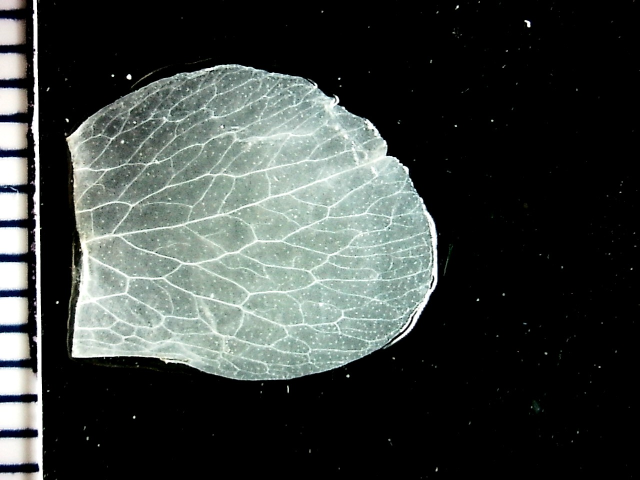
#> input picture example_dataset/F1P111_Vein_Side1_200731.jpg, 1280 x 960 px, given in place of F1P111_Spot_Side1_200730.JPG, which was not available (shown at 1/2 size)
$ python image_shapes.py   (older library calls are emulated)
#> lines starting #> are read from the running program, lines starting #| are printed output that depends on the picture; after the words box and inside, x2 and y2 are one past the last pixel; in counts of white or black regions, pixels touching at a corner belong together; pictures that were not available may be replaced by others from this repository, and a replacement may not be noted
import sys
import os
import cv2
import numpy as np
from skimage import io
import JSON_functions as JSONfunc
from matplotlib import pyplot as plt
import image_utilities as img_util


"""
tools for extracting shapes
"""

def get_image_kmeans(image, k):
    Z = image.reshape((-1,3))
    Z = np.float32(Z)
    criteria = (cv2.TERM_CRITERIA_EPS + cv2.TERM_CRITERIA_MAX_ITER, 10, 1.0)
    K = int(k)
    ret,label,center=cv2.kmeans(Z,K,None,criteria,10,cv2.KMEANS_RANDOM_CENTERS)
    center = np.uint8(center)
    res = center[label.flatten()]
    res2 = res.reshape((image.shape))
    return res2

# [27 lines left out: functions process_image, flood_fill, not called in this run]


def get_petal_shape(im):
    #Convert image to HSV color format for easier clustering
    im = cv2.GaussianBlur(im, (5, 5), 0)
    im = cv2.cvtColor(im, cv2.COLOR_RGB2HSV)
    kmeans = get_image_kmeans(im, 3)
    #Assume that the cluster of the top-right corner is the background cluster
    background = kmeans[0][0]
    foreground_mask = cv2.bitwise_not(cv2.inRange(kmeans, background, background))
    #find the largest connectComponentMask to see

    label_count, labels, stats, centroids = cv2.connectedComponentsWithStats(foreground_mask, 4, cv2.CV_32S)

    sizes = stats[:,-1]

    max_label = 1

    max_size = sizes[1]
    for i in range(2, label_count):
        if sizes[i] > max_size:
            max_label = i
            max_size = sizes[i]
    petal_label = np.array([max_label])
    petal = cv2.inRange(labels, petal_label, petal_label)

    return petal

# [109 lines left out: functions petal_shape_fromBB, get_filtered_vein_shape, get_vein_shape, tobacco_analysis, not called in this run]


def main():
#    img_name = '/home/rajt/Desktop/Pipeline_Dataset_Test/F1P115_Vein_Side1_200802.jpg'
    #img_name = '/home/paxto/Desktop/Code/Capstone/PigmentSpotting/PigmentSpotting/data/Pipeline_Dataset_Test/F1P111_Vein_Center_200731.jpg'
    img_name = r'C:\Users\paxto\Desktop\Code\Capstone\PigmentSpotting\PigmentSpotting\example_dataset\F1P111_Spot_Side1_200730.JPG'
    im = cv2.imread(img_name)
#> im is the input picture: shape (960, 1280, 3); mean B, G, R 62.4, 65.2, 59.6
    print(im.shape)
#| (960, 1280, 3)
    big_im = cv2.resize(im, (0,0), fx=2, fy=2)
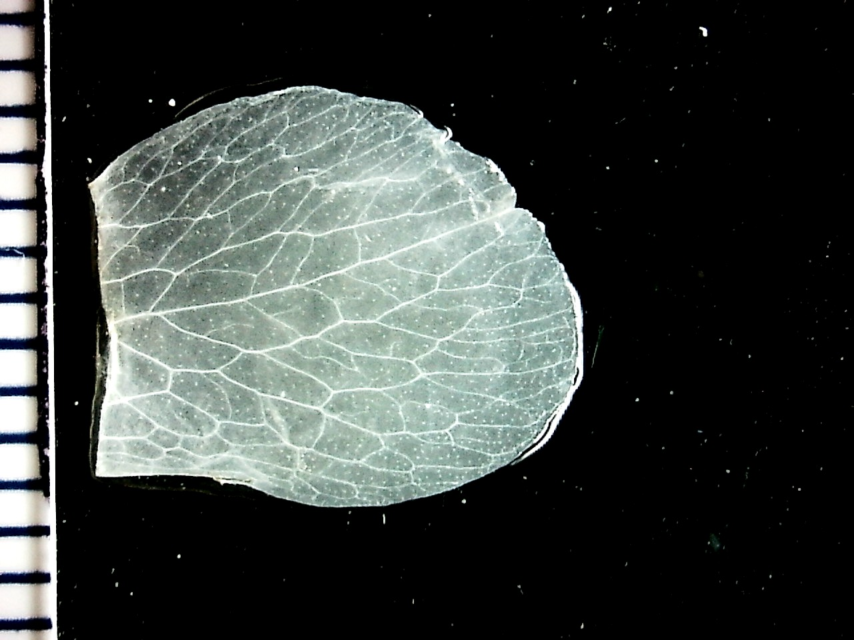
#> big_im: shape (1920, 2560, 3) (shown at 1/3 size); mean B, G, R 62.4, 65.2, 59.6
    petal_shape = get_petal_shape(im)
#> in get_petal_shape, `im = cv2.cvtColor(im, cv2.COLOR_RGB2HSV)`: im: shape (960, 1280, 3); mean H, S, V 20.9, 18.6, 65.7
#> in get_image_kmeans, `ret,label,center=cv2.kmeans(Z,K,None,criteria,10,cv2.KMEANS_RANDOM_CEN..`: ret = 1.41e+09; center = [[57.14, 219.6, 9.85], [50.39, 25.92, 185], [1.75, 1.39, 1.23]]
#> in get_image_kmeans, `center = np.uint8(center)`: center = [[57, 219, 9], [50, 25, 185], [1, 1, 1]]
#> in get_image_kmeans, `res2 = res.reshape((image.shape))`: res2: shape (960, 1280, 3); mean H, S, V 20.3, 18, 65.5
#> in get_petal_shape, `background = kmeans[0][0]`: background = [50, 25, 185]
#> in get_petal_shape, `foreground_mask = cv2.bitwise_not(cv2.inRange(kmeans, background, back..`:
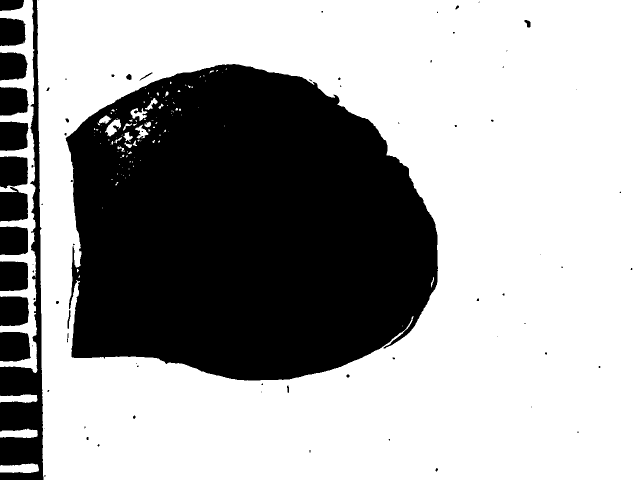
#> foreground_mask: shape (960, 1280) (shown at 1/2 size); 65.1% white; 80 black regions (51 under 20 px), largest, box (x1, y1, x2, y2) and area: (131, 128, 876, 761) 372523, (0, 0, 87, 960) 23822, (0, 664, 62, 723) 3329
#> in get_petal_shape, `label_count, labels, stats, centroids = cv2.connectedComponentsWithSta..`:
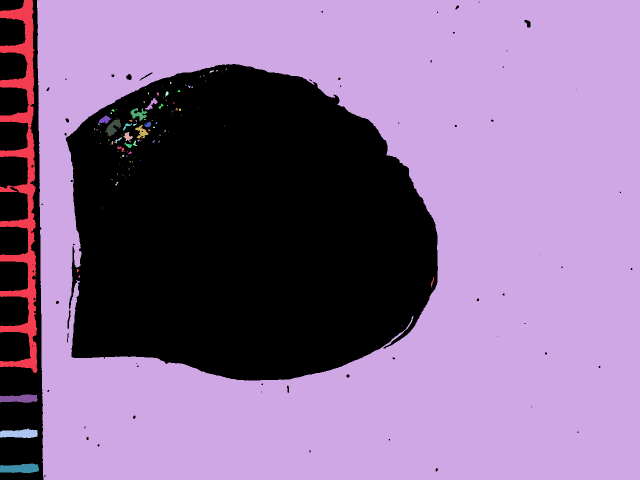
#> labels: shape (960, 1280) int32 (shown at 1/2 size); 115 distinct labels, from 0 to 114; one colour per label, 0 black
#> in get_petal_shape, `label_count, labels, stats, centroids = cv2.connectedComponentsWithSta..`: label_count = 115; stats = 115 rows, first 6: [0, 0, 1265, 960, 428784], [0, 0, 75, 746, 18813], [74, 0, 1206, 960, 774851], [451, 137, 3, 2, 5], [419, 141, 9, 5, 23], [432, 140, 4, 3, 8]; centroids = 115 pairs, first value 38.26 to 864.4, second value 137.6 to 936.7
#> in get_petal_shape, `sizes = stats[:,-1]`: sizes = 115 values, max 774851 at index 2, min 1 at index 6, mean 10685.2
#> in get_petal_shape, `max_size = sizes[1]`: max_size = 18813
#> the loop in get_petal_shape, `for i in range(2, label_count):` made 113 passes
#> max_size on pass 1: 774851
#> after the loop in get_petal_shape, `for i in range(2, label_count):`: max_label = 2; max_size = 774851
#> in get_petal_shape, `petal_label = np.array([max_label])`: petal_label = [2]
#> in get_petal_shape, `petal = cv2.inRange(labels, petal_label, petal_label)`:
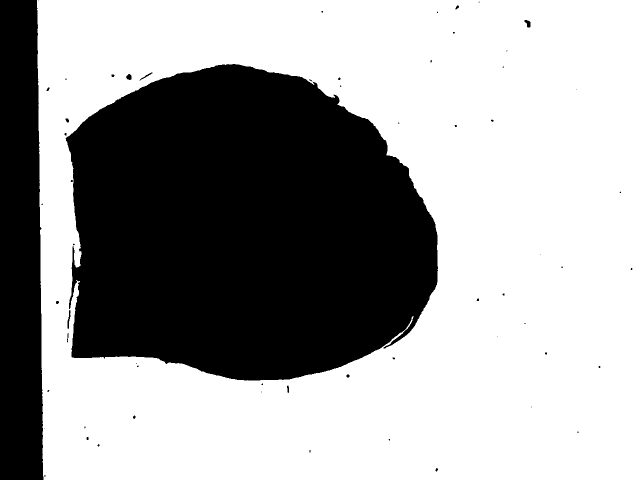
#> petal: shape (960, 1280) (shown at 1/2 size); 63.1% white; 61 black regions (43 under 20 px), largest, box (x1, y1, x2, y2) and area: (131, 128, 876, 761) 375611, (0, 0, 87, 960) 77240, (1049, 40, 1061, 55) 116
    #cv2.imshow('petal shape',petal_shape)
    cv2.imshow('image',big_im)
    cv2.waitKey(0)


if __name__ == "__main__":
    main()

$ run again, on example_dataset/F1P111_Vein_Side2_200731.jpg
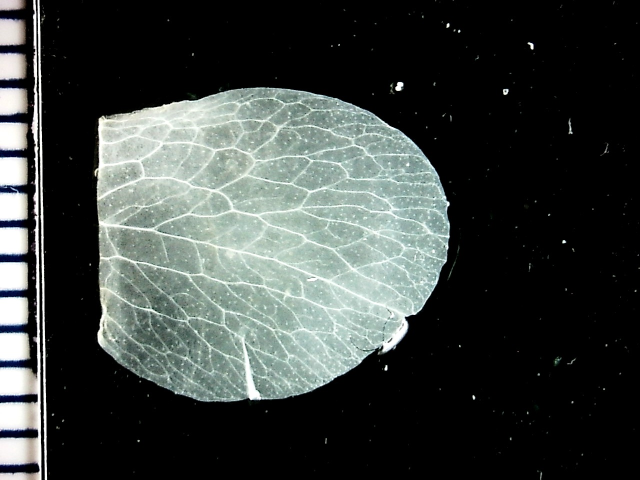
#> input picture example_dataset/F1P111_Vein_Side2_200731.jpg, 1280 x 960 px, given in place of F1P111_Spot_Side1_200730.JPG, which was not available (shown at 1/2 size)
#> in main, im is the input picture: shape (960, 1280, 3); mean B, G, R 63.6, 66.2, 60.5
#| (960, 1280, 3)
#> in get_image_kmeans, `ret,label,center=cv2.kmeans(Z,K,None,criteria,10,cv2.KMEANS_RANDOM_CEN..`: ret = 1.31e+09; center = [[49.6, 25.57, 190], [1.7, 1.24, 1.14], [55.58, 224.1, 10.43]]
#> in get_image_kmeans, `center = np.uint8(center)`: center = [[49, 25, 190], [1, 1, 1], [55, 224, 10]]
#> res2: shape (960, 1280, 3); mean H, S, V 19.5, 17.4, 66.6
#> background = [49, 25, 190]
#> foreground_mask: shape (960, 1280); 65.5% white; 75 black regions (47 under 20 px), largest, box (x1, y1, x2, y2) and area: (188, 175, 900, 804) 365982, (0, 0, 95, 960) 25642, (0, 664, 61, 723) 3350
#> in get_petal_shape, `label_count, labels, stats, centroids = cv2.connectedComponentsWithSta..`:
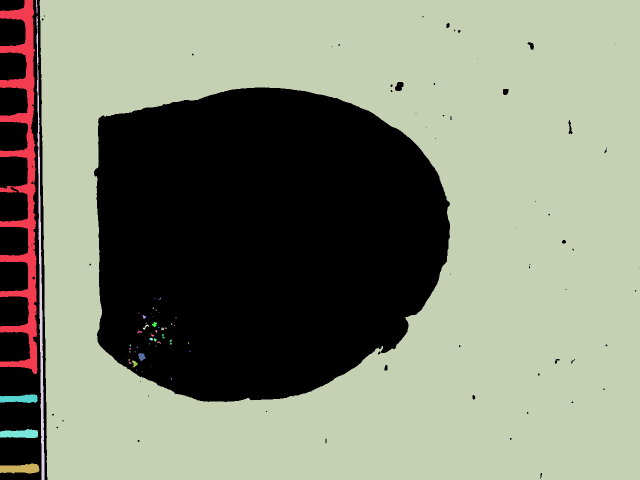
#> labels: shape (960, 1280) int32 (shown at 1/2 size); 57 distinct labels, from 0 to 56; one colour per label, 0 black
#> label_count = 57; stats = 57 rows, first 6: [0, 0, 1280, 960, 424498], [0, 0, 75, 748, 19348], [72, 0, 3, 27, 55], [79, 0, 1201, 960, 776985], [73, 32, 16, 928, 3834], [10, 372, 1, 1, 1]; centroids = 57 pairs, first value 10 to 758.8, second value 12.64 to 937.2
#> sizes = 57 values, max 776985 at index 3, min 1 at index 5, mean 21557.9
#> in get_petal_shape, `max_size = sizes[1]`: max_size = 19348
#> the loop in get_petal_shape, `for i in range(2, label_count):` made 55 passes
#> max_size on pass 2: 776985
#> after the loop in get_petal_shape, `for i in range(2, label_count):`: max_label = 3; max_size = 776985
#> petal_label = [3]
#> in get_petal_shape, `petal = cv2.inRange(labels, petal_label, petal_label)`:
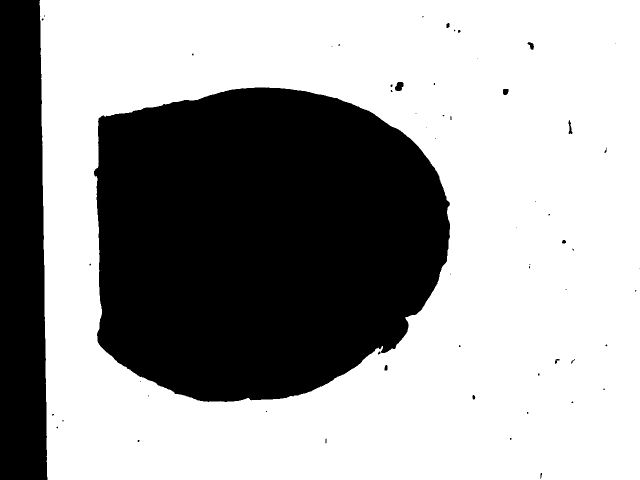
#> petal: shape (960, 1280) (shown at 1/2 size); 63.2% white; 59 black regions (43 under 20 px), largest, box (x1, y1, x2, y2) and area: (188, 175, 900, 804) 366759, (0, 0, 95, 960) 83841, (790, 164, 807, 182) 231

$ run again, on example_dataset/F1P115_Vein_Side2_200802.jpg
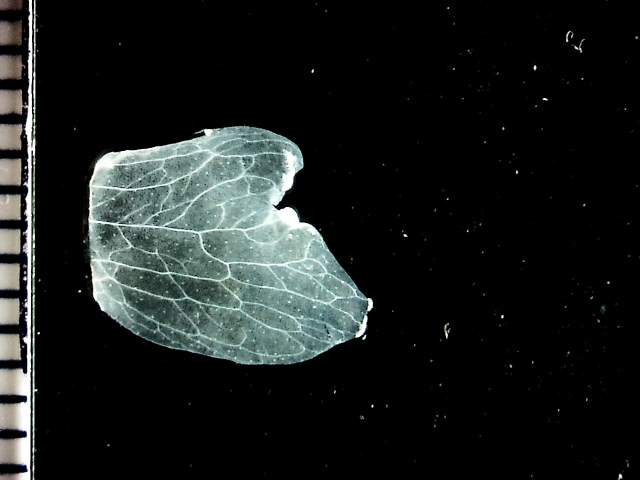
#> input picture example_dataset/F1P115_Vein_Side2_200802.jpg, 1280 x 960 px, given in place of F1P111_Spot_Side1_200730.JPG, which was not available (shown at 1/2 size)
#> in main, im is the input picture: shape (960, 1280, 3); mean B, G, R 29.9, 31, 26.9
#| (960, 1280, 3)
#> in get_image_kmeans, `ret,label,center=cv2.kmeans(Z,K,None,criteria,10,cv2.KMEANS_RANDOM_CEN..`: ret = 1.28e+09; center = [[64.62, 224.2, 4.65], [47.55, 43.95, 153.8], [1.01, 1, 0.599]]
#> in get_image_kmeans, `center = np.uint8(center)`: center = [[64, 224, 4], [47, 43, 153], [1, 1, 0]]
#> res2: shape (960, 1280, 3); mean H, S, V 12.5, 17.6, 30.7
#> background = [47, 43, 153]
#> foreground_mask: shape (960, 1280); 80.1% white; 92 black regions (56 under 20 px), largest, box (x1, y1, x2, y2) and area: (176, 251, 747, 730) 196560, (0, 0, 76, 960) 28932, (0, 317, 43, 372) 2302
#> in get_petal_shape, `label_count, labels, stats, centroids = cv2.connectedComponentsWithSta..`:
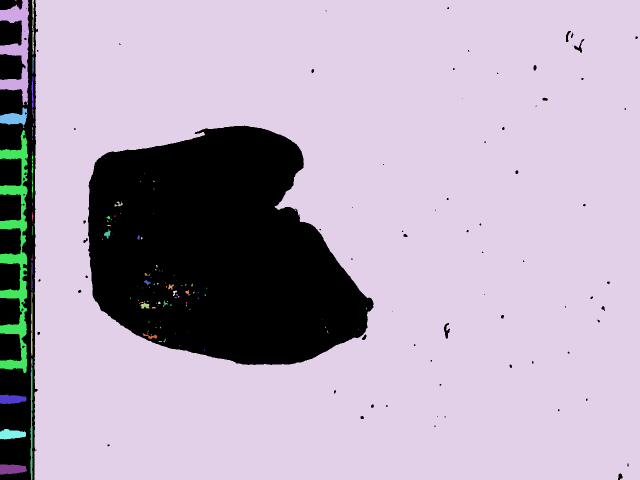
#> labels: shape (960, 1280) int32 (shown at 1/2 size); 123 distinct labels, from 0 to 122; one colour per label, 0 black
#> label_count = 123; stats = 123 rows, first 6: [0, 0, 1276, 960, 245089], [30, 0, 3, 2, 6], [0, 0, 58, 210, 5402], [64, 0, 4, 109, 254], [68, 0, 1212, 960, 961887], [33, 46, 1, 1, 1]; centroids = 123 pairs, first value 22.96 to 732.3, second value 0.5 to 938
#> sizes = 123 values, max 961887 at index 4, min 1 at index 5, mean 9990.2
#> in get_petal_shape, `max_size = sizes[1]`: max_size = 6
#> the loop in get_petal_shape, `for i in range(2, label_count):` made 121 passes
#> max_size on passes 1, 3: 5402, 961887
#> after the loop in get_petal_shape, `for i in range(2, label_count):`: max_label = 4; max_size = 961887
#> petal_label = [4]
#> in get_petal_shape, `petal = cv2.inRange(labels, petal_label, petal_label)`:
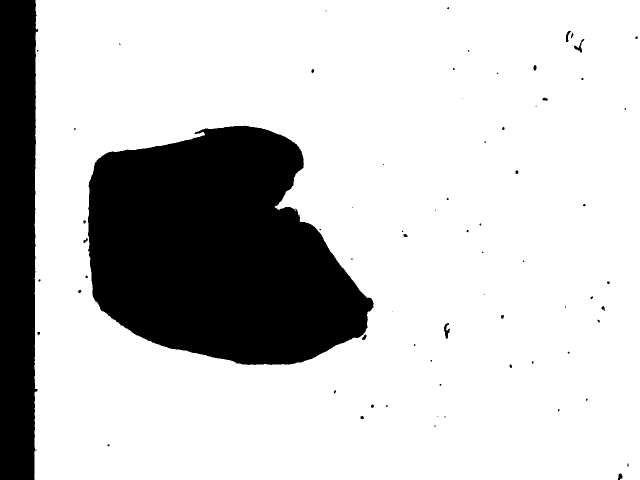
#> petal: shape (960, 1280) (shown at 1/2 size); 78.3% white; 73 black regions (47 under 20 px), largest, box (x1, y1, x2, y2) and area: (176, 251, 747, 730) 197759, (0, 0, 76, 960) 67548, (888, 646, 900, 678) 189
